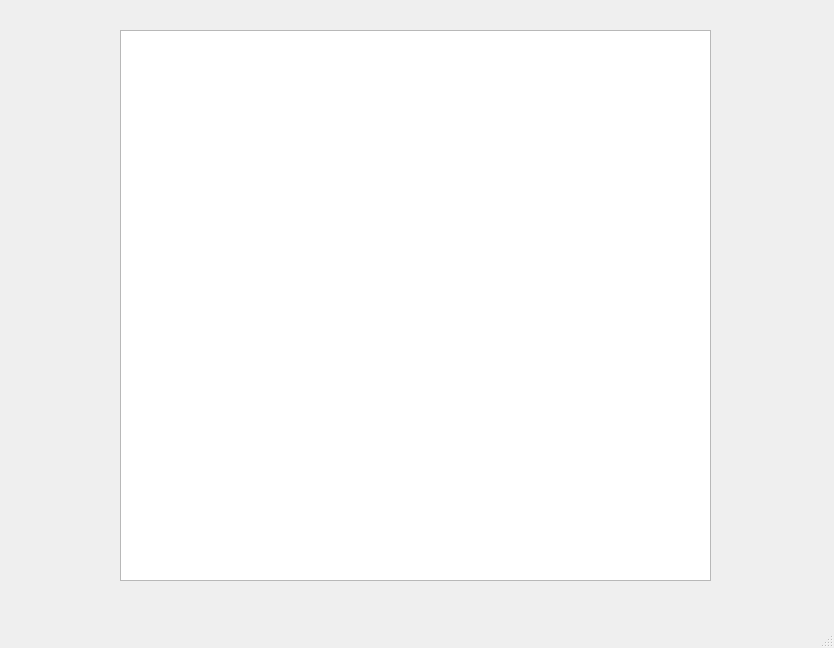
<?xml version="1.0" encoding="UTF-8"?>
<ui version="4.0">
 <class>MainWindow</class>
 <widget class="QMainWindow" name="MainWindow">
  <property name="geometry">
   <rect>
    <x>0</x>
    <y>0</y>
    <width>834</width>
    <height>648</height>
   </rect>
  </property>
  <property name="windowTitle">
   <string>MainWindow</string>
  </property>
  <widget class="QWidget" name="centralwidget">
   <widget class="QGraphicsView" name="boardView">
    <property name="geometry">
     <rect>
      <x>120</x>
      <y>30</y>
      <width>591</width>
      <height>551</height>
     </rect>
    </property>
   </widget>
  </widget>
  <widget class="QMenuBar" name="menubar">
   <property name="geometry">
    <rect>
     <x>0</x>
     <y>0</y>
     <width>834</width>
     <height>22</height>
    </rect>
   </property>
  </widget>
  <widget class="QStatusBar" name="statusbar"/>
 </widget>
 <resources/>
 <connections/>
</ui>
